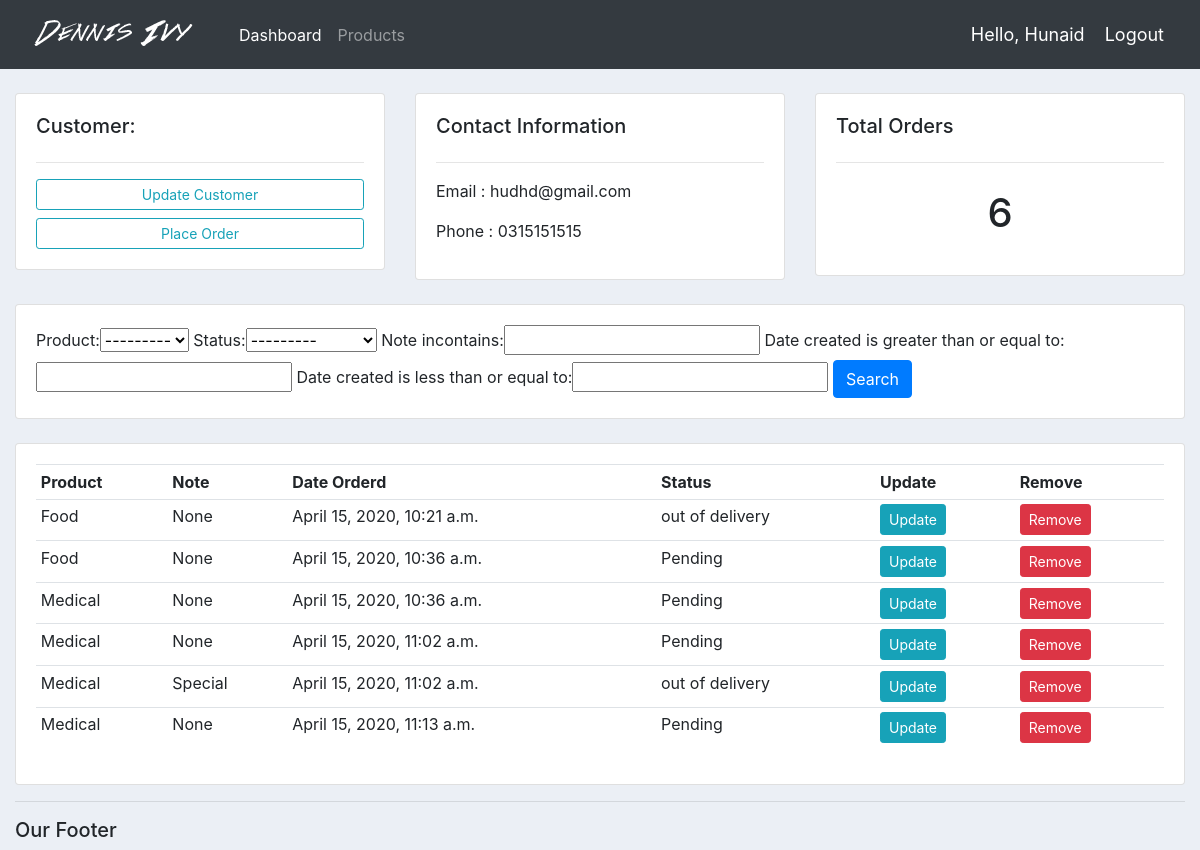
The app's page /customer/1/ (signed in) with its own data.
### accounts/models.py (models this page shows, shortened)
class Customer(models.Model):
    user = models.OneToOneField(User, null=True, blank= True, on_delete=models.CASCADE)
    name = models.CharField(null = True, max_length=200)
    phone = models.CharField(max_length=200)
    email = models.CharField(max_length=200)
    profile_pic = models.ImageField(default = "profile1.pngs", null=True, blank = True)
    date_created = models.DateTimeField(auto_now_add=True,null=True)

class Order(models.Model):
    STATUS = (
        ('Pending', 'Pending'),
        ('out of delivery', 'out of delivery'),
        ('Delivered','Delivered'),
    )
    customer = models.ForeignKey(Customer, null= True, on_delete= models.SET_NULL)
    product = models.ForeignKey(Products, null= True, on_delete= models.SET_NULL)
    date_created = models.DateTimeField(auto_now_add=True,null=True)
    status = models.CharField(null = True, max_length=50,choices= STATUS)
    note = models.CharField(null = True, max_length=50)

class Products(models.Model):
    CATEGORY = (
        ('Indoor', 'Indoor'),
        ('out door', 'out door'),
    )
    name = models.CharField(null=True, max_length=200)
    price = models.FloatField(null=True)
    category = models.CharField(null=True, max_length=200,choices= CATEGORY)
    description = models.CharField(null=True, max_length=500,blank=True)
    date_created = models.DateTimeField(auto_now_add=True,null=True)
    Tags = models.ManyToManyField(Tag)
    def __str__(self):
        return self.name

### accounts/decorators.py (the view)
        def wrapper_func(request, *args, **kwargs):
            group= None
            if request.user.groups.exists():
                group = request.user.groups.all()[0].name
            if group in allowed_roles:
                return view_func(request, *args, **kwargs)
            else:
                return HttpResponse('You are not authorized to view this page')

### accounts/views.py (called while the page is built)
@login_required(login_url= 'login')
@allowed_users(allowed_roles=['admin'])
def customer(request, pk_test):
    customer = Customer.objects.get(id=pk_test)
    orders = customer.order_set.all()
    order_count = orders.count()
    myfilter = OrderFilter(request.GET, queryset=orders)
    orders = myfilter.qs
    context = {'customer':customer, 'orders':orders,'order_count':order_count,'myfilter':myfilter}
    return render(request,'account/customer.html', context)

### accounts/Templates/account/customer.html
{% extends 'account/main.html' %}
{% block content %}
<div class="container-fluid">
	<br>
<div class="row">
	<div class="col-md">
		<div class="card card-body">
			<h5>Customer:</h5>
			<hr>
			<a class="btn btn-outline-info  btn-sm btn-block" href="">Update Customer</a>
			<a class="btn btn-outline-info  btn-sm btn-block" href="{% url 'create_order' customer.id %}">Place Order</a>
		</div>
	</div>
	<div class="col-md">
		<div class="card card-body">
			<h5>Contact Information</h5>
			<hr>
			<p>Email : {{ customer.email}} </p>
			<p>Phone : {{ customer.phone }} </p>
		</div>
	</div>
	<div class="col-md">
		<div class="card card-body">
			<h5>Total Orders</h5>
			<hr>
			<h1 style="text-align: center;padding: 10px">{{ order_count }}</h1>
		</div>
	</div>
</div>
<br>
<div class="row">
	<div class="col">
		<div class="card card-body">
			<form method="get">
				{{ myfilter.form  }}
		    <button class="btn btn-primary" type="submit">Search</button>
		  </form>
		</div>
	</div>
</div>
<br>
<div class="row">
	<div class="col-md">
		<div class="card card-body">
			<table class="table table-sm">
				<tbody><tr>
					<th>Product</th>
					<th>Note</th>
					<th>Date Orderd</th>
					<th>Status</th>
					<th>Update</th>
					<th>Remove</th>
				</tr>
			    {% for i in orders%}
				<tr>
					<td>{{ i.product }}</td>
					<td>{{ i.note }}</td>
					<td>{{ i.date_created }}</td>
					<td>{{ i.status }}</td>
					<td> <a class="btn btn-sm btn-info" href="{% url 'update_order' i.id %}">Update</a> </td>
					<td> <a class="btn btn-sm btn-danger" href="{% url 'delete_order' i.id%}">Remove</a> </td>
				</tr>
				{% endfor %}
			</tbody></table>
		</div>
	</div>
</div>
{% endblock content %}

### accounts/Templates/account/navbar.html (shortened to what this page needs)
{% load static %}
<nav class="navbar navbar-expand-lg navbar-dark bg-dark">
  <a class="navbar-brand" href="#"><img src="{% static 'images/logo.png' %}" alt="not found"> </a>
  <div class="collapse navbar-collapse" id="navbarNav">
    <ul class="navbar-nav">
    {% if request.user.is_staff %}
      <li class="nav-item active">
        <a class="nav-link" href="{% url 'home' %}">Dashboard</a>
      </li>
      <li class="nav-item">
        <a class="nav-link" href="{% url 'products' %}">Products</a>
      </li>
      {% else %}
       <li class="nav-item">
        <a class="nav-link" href="{% url 'account' %}">Settings</a>
      </li>
      {% endif %}
    </ul>
  </div>
  <span class="hello-msg" >Hello, {{ request.user }} </span>
  <span><a class="hello-msg" href="{% url 'logout' %}">Logout</a></span>
</nav>

### static/css/main.css (style rules this page uses)
body { background-color: #ebeff5; }

### accounts/Templates/account/navbar.html (style rules this page uses)
.hello-msg { font-size: 18px; color: #fff; margin-right: 20px; }

### records on screen
Customer: email "hudhd@gmail.com", phone "0315151515"
Order: product "Food", note "None", date_created "April 15, 2020, 10:21 a.m.", status "out of delivery"
Order: product "Food", note "None", date_created "April 15, 2020, 10:36 a.m.", status "Pending"
Order: product "Medical", note "None", date_created "April 15, 2020, 10:36 a.m.", status "Pending"
Order: product "Medical", note "None", date_created "April 15, 2020, 11:02 a.m.", status "Pending"
Order: product "Medical", note "Special", date_created "April 15, 2020, 11:02 a.m.", status "out of delivery"
Order: product "Medical", note "None", date_created "April 15, 2020, 11:13 a.m.", status "Pending"

### other values on screen
{{ request.user }} "Hunaid"
{{ order_count }} "6"
